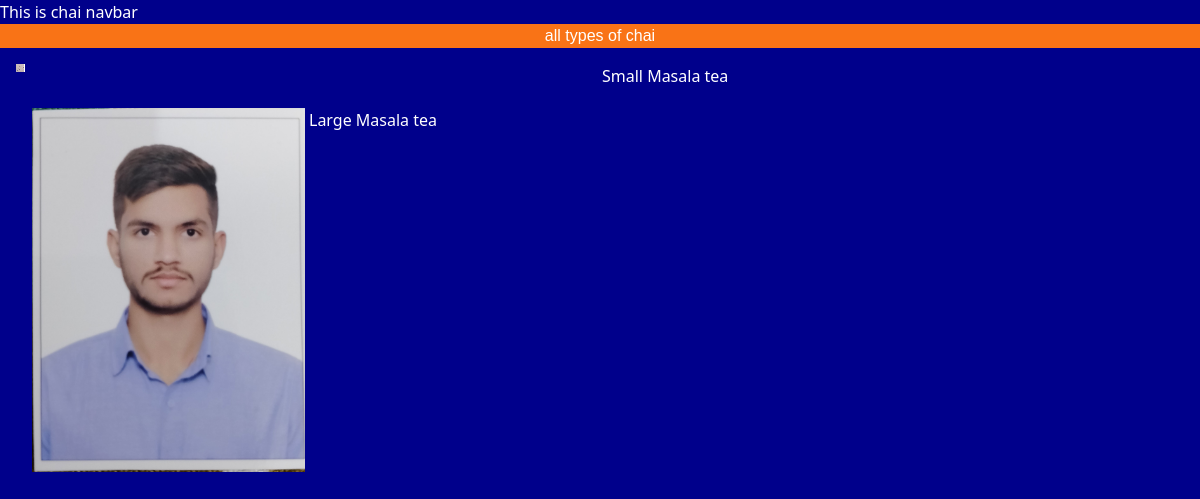
The app's page /chai/ with its own data.
### chai/models.py (models this page shows, shortened)
class ChaiVarity(models.Model):
    CHAI_TYPE_CHOICES = [
        ('ML','MASALA'),
        ('GR', 'GINGER'),
        ('KL','KIWI'),
        ('PL', 'PLAIN')
    ]
    name = models.CharField(max_length=100)
    image = models.ImageField(upload_to = 'chais/')
    date_added = models.DateTimeField(default=timezone.now)
    types = models.CharField(max_length=2, choices=CHAI_TYPE_CHOICES)
    description  = models.TextField(default='empty')

### chai/views.py (the view)
# urls.py: path('', views.all_chai,name="all_home"),
def all_chai(request):
    chais = ChaiVarity.objects.all()
    return render(request, 'all_chai.html' , {'chais':chais})

### chai/templates/all_chai.html (shortened to what this page needs)
{% extends "layout.html" %}
{% block content%}
<h1 class="bg-orange-500">all types of chai </h1>
{% for chai in chais  %}
<div class="grid grid-cols-2 gap-1 m-4">
    <img src="{{chai.image.url}}" alt="">
    <h3>{{chai.name}}</h3>
{% endfor %}
</div>
{% endblock %}

### static/style.css (style rules this page uses)
body { background-color: darkblue; color: white; }
h1 { text-align: center; font-size: 2em; font-family: 'Franklin Gothic Medium', 'Arial Narrow', Arial, sans-serif; }

### records on screen
ChaiVarity: image (picture), name "Small Masala tea"
ChaiVarity: image (picture), name "Large Masala tea"
